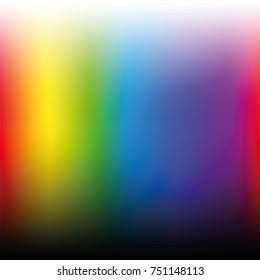
#> input picture misc/colorSpectrum1.jpg, 260 x 280 px, given in place of video1.mp4, which was not available
$ python draw_contoursV3.py
#> lines starting #> are read from the running program, lines starting #| are printed output that depends on the picture; after the words box and inside, x2 and y2 are one past the last pixel; in counts of white or black regions, pixels touching at a corner belong together
import cv2
import numpy as np


kernel3 = np.ones((3, 3), np.uint8)
kernel5 = np.ones((5, 5), np.uint8)
kernel7 = np.ones((7, 7), np.uint8)
kernele3 = cv2.getStructuringElement(cv2.MORPH_ELLIPSE, (5, 5))
kernelredconnect = np.array([
    [0,1,0],
    [0,1,0],
    [0,1,0],
    [0,1,0],
    [0,1,0],
], dtype=np.uint8)
kernelblueconnect = np.array([
    [0,0,0,0,0,0,1],
    [0,0,0,0,0,1,0],
    [0,0,0,0,1,0,0],
    [0,0,0,1,0,0,0],
    [0,0,1,0,0,0,0],
    [0,1,0,0,0,0,0],
    [1,0,0,0,0,0,0],
], dtype=np.uint8)


def filter_cir_draw(contours, image, min_circularity = 0.75,limit=1250): # circularity should be 0.7 or above
    for contour in contours:
        # Filter by contour area
        area = cv2.contourArea(contour)

        if area < limit: # 1250-1500 should be fine, lowering to check color range
            continue

        # Calculate circularity
        perimeter = cv2.arcLength(contour, True)

        if perimeter == 0:
            continue

        circularity = (4 * np.pi * area) / (perimeter ** 2)

        if circularity < min_circularity:
            continue

        # Get bounding box
        x, y, w, h = cv2.boundingRect(contour)

        if w < 15 or h < 15:
            continue

        # Filter by aspect ratio
        ratio = w / h

        if not 0.5 <= ratio <= 1.5:
            continue

        # Draw bounding box
        cv2.rectangle(
            image,
            (x, y),
            (x + w, y + h),
            (0, 255, 0),
            2
        )


def medianFilter_Iteration(*masks, iterations=1, s=3):
    processed_masks = []

    for m in masks:
        for _ in range(iterations):
            m = cv2.medianBlur(m, ksize=s)
        processed_masks.append(m)

    return processed_masks


vidfolder = "videos"
vid1 = "video1"
vid2 = "video2"
vid3 = "video1_output_sample"

capname = f"{vidfolder}/{vid1}.mp4"
capname_image = vid1
cap = cv2.VideoCapture(capname)

fps = cap.get(cv2.CAP_PROP_FPS)
width = int(cap.get(cv2.CAP_PROP_FRAME_WIDTH))
height = int(cap.get(cv2.CAP_PROP_FRAME_HEIGHT))

if not cap.isOpened():
    raise ValueError("Cannot open video!")
else:
    print("Video received successfully!")
    print(f"fps: {fps}")
    print(f"Height: {width}")
    print(f"Width: {height}")

# Set up output video
fourcc = cv2.VideoWriter_fourcc(*'mp4v')
out = cv2.VideoWriter(
    "output.mp4",
    fourcc,
    fps,
    (width, height)
)

cv2.namedWindow("Current Frame", cv2.WINDOW_NORMAL)
cv2.resizeWindow("Current Frame", int(width * 0.3), int(height * 0.3))

cv2.namedWindow("red_mask", cv2.WINDOW_NORMAL)
cv2.resizeWindow("red_mask", int(width * 0.3), int(height * 0.3))

cv2.namedWindow("blue_mask", cv2.WINDOW_NORMAL)
cv2.resizeWindow("blue_mask", int(width * 0.3), int(height * 0.3))

paused = False
while True:
    if not paused:
        ret, frame = cap.read()
#> frame is the input picture: shape (280, 260, 3); mean B, G, R 121.7, 127.8, 135.1

        if not ret:
            break

        # lấy ảnh hsv
        hsv = cv2.cvtColor(frame, cv2.COLOR_BGR2HSV)
#> hsv: shape (280, 260, 3); mean H, S, V 78.4, 133.5, 168.2
        # lấy ảnh hsv

        # get masks

        # red mask
        red1 = cv2.inRange(
            hsv,
            np.array([0, 60, 40]),
            np.array([5, 255, 255])
        )
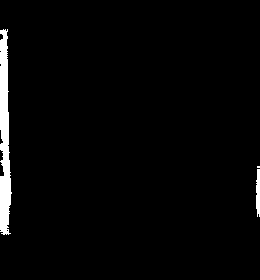
#> red1: shape (280, 260); 2.6% white; 3 white regions (1 under 20 px), largest, box (x1, y1, x2, y2) and area: (0, 29, 12, 235) 1710, (256, 169, 260, 217) 166
        red2 = cv2.inRange(
            hsv,
            np.array([160, 60, 40]),
            np.array([180, 255, 255])
        )
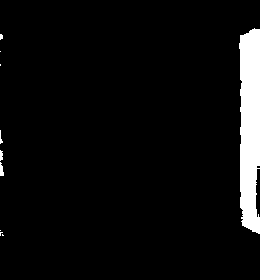
#> red2: shape (280, 260); 5.3% white; 10 white regions (6 under 20 px), largest, box (x1, y1, x2, y2) and area: (239, 28, 260, 234) 3712, (0, 162, 4, 176) 40, (0, 150, 3, 161) 27, (0, 130, 3, 144) 20
        red_mask = cv2.bitwise_or(red1, red2)
#> red_mask: shape (280, 260); 7.8% white; 2 white regions, box (x1, y1, x2, y2) and area: (239, 28, 260, 234) 3884, (0, 29, 12, 236) 1825
        # red mask


        # blue mask
        blue_mask = cv2.inRange(
            hsv,
            np.array([105, 120, 45]),
            np.array([115, 255, 255])
        )
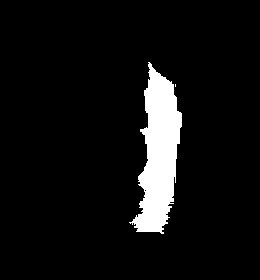
#> blue_mask: shape (280, 260); 6.8% white; 2 white regions (1 under 20 px), largest, box (x1, y1, x2, y2) and area: (129, 62, 182, 234) 4973
        # blue mask


        # connect potentially disconnected signs
        red_mask = cv2.dilate(red_mask,kernel=kernelredconnect)
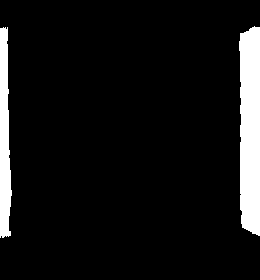
#> red_mask: shape (280, 260); 8.1% white; 2 white regions, box (x1, y1, x2, y2) and area: (239, 26, 260, 236) 4000, (0, 27, 12, 238) 1919
        blue_mask = cv2.dilate(blue_mask,kernel=kernelblueconnect)
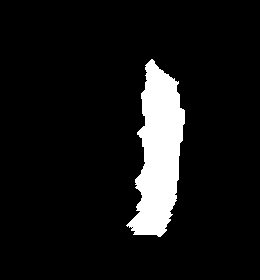
#> blue_mask: shape (280, 260); 8.5% white; 1 white region, box (x1, y1, x2, y2) and area: (126, 59, 185, 237) 6194
        # connect potentially disconnected signs


        # adjusting masks

        # remove stray pixels
        red_mask = cv2.medianBlur(red_mask,ksize=3)
#> red_mask: shape (280, 260); 8.1% white; 2 white regions, box (x1, y1, x2, y2) and area: (239, 27, 260, 236) 3999, (0, 27, 12, 238) 1915
        blue_mask = cv2.medianBlur(blue_mask,ksize=3)
#> blue_mask: shape (280, 260); 8.5% white; 1 white region, box (x1, y1, x2, y2) and area: (127, 59, 185, 237) 6200
        red_mask, blue_mask = medianFilter_Iteration(red_mask, blue_mask, iterations=4,s=3)
#> red_mask: shape (280, 260); 8.1% white; 2 white regions, box (x1, y1, x2, y2) and area: (239, 27, 260, 236) 3999, (0, 28, 12, 237) 1913
#> blue_mask: shape (280, 260); 8.5% white; 1 white region, box (x1, y1, x2, y2) and area: (127, 59, 185, 237) 6198
        # remove stray pixels

        red_mask = cv2.morphologyEx(
            red_mask,
            cv2.MORPH_CLOSE,
            kernel5
        )
#> red_mask: shape (280, 260); 8.1% white; 2 white regions, box (x1, y1, x2, y2) and area: (239, 27, 260, 236) 4003, (0, 28, 12, 237) 1919

        blue_mask = cv2.morphologyEx(
            blue_mask,
            cv2.MORPH_CLOSE,
            kernel5
        )
#> blue_mask: shape (280, 260); 8.5% white; 1 white region, box (x1, y1, x2, y2) and area: (127, 59, 185, 237) 6213

        # dialate masks
        red_mask = cv2.dilate(red_mask,kernele3,iterations=1)
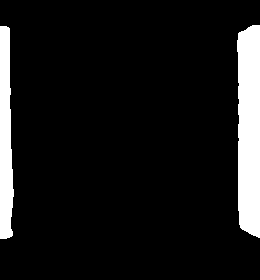
#> red_mask: shape (280, 260); 9.4% white; 2 white regions, box (x1, y1, x2, y2) and area: (237, 25, 260, 238) 4487, (0, 26, 14, 239) 2386
        blue_mask = cv2.dilate(blue_mask,kernele3,iterations=1)
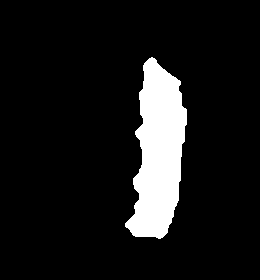
#> blue_mask: shape (280, 260); 9.8% white; 1 white region
        # dialate masks

        # adjusting masks


        # get masks

        # vẽ contour cho mask đỏ
        red_contours, _ = cv2.findContours(
            red_mask,
            cv2.RETR_EXTERNAL,
            cv2.CHAIN_APPROX_SIMPLE
        )
#> red_contours = 2 contours; box (x1, y1, x2, y2) and area: (237, 25, 260, 238) 4263, (0, 26, 14, 239) 2165

        # vẽ contour cho mask xanh
        blue_contours, _ = cv2.findContours(
            blue_mask,
            cv2.RETR_EXTERNAL,
            cv2.CHAIN_APPROX_SIMPLE
        )
#> blue_contours = 1 contour; box (x1, y1, x2, y2) and area: (125, 57, 187, 239) 6916

        # vẽ bounding boxes
        filter_cir_draw(red_contours, frame,min_circularity=0.77,limit=1450)
#> the loop in filter_cir_draw, `for contour in contours:` made 2 passes
#> (area, perimeter, circularity) on passes 1 to 2: (2165, 446.6, 0.136), (4263, 458.4, 0.255)
        filter_cir_draw(blue_contours, frame,min_circularity=0.77,limit=1450)
#> the loop in filter_cir_draw (call 2), `for contour in contours:` made 1 pass
#> (area, perimeter, circularity) on pass 1: (6916.5, 450.4, 0.428)


    # Hiển thị frame lên cửa sổ
    if frame is not None:
        out.write(frame)
        cv2.imshow('Current Frame', frame)
        cv2.imshow('red_mask', red_mask)
        cv2.imshow('blue_mask', blue_mask)

    # wait key
    key = cv2.waitKey(1) & 0xFF
#> (key q is pressed here)

    # [CƠ CHẾ PAUSE] Nhấn phím Space (' ') hoặc phím 'p' để Tạm dừng / Tiếp tục
    if key == ord(' ') or key == ord('p'):
        paused = not paused

    if key == ord('c'):
        frame_number = int(cap.get(cv2.CAP_PROP_POS_FRAMES)) - 1
        filename = f"Output-{capname_image}-Frame-{frame_number}.jpg"

        success = cv2.imwrite(filename, frame)

        if success:
            print(f"Saved: {filename}")
        else:
            print("Failed to save image!")

    # Nhấn phím 'q' hoặc ESC để thoát chương trình
    elif key == ord('q') or key == 27:
        break

cap.release()
out.release()
cv2.destroyAllWindows()
